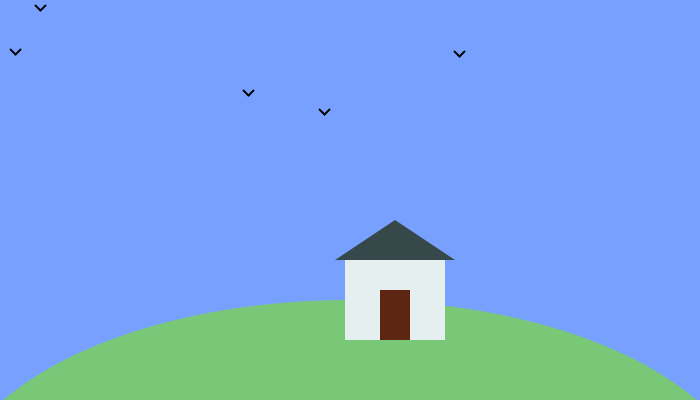
Frame 1 (no input)
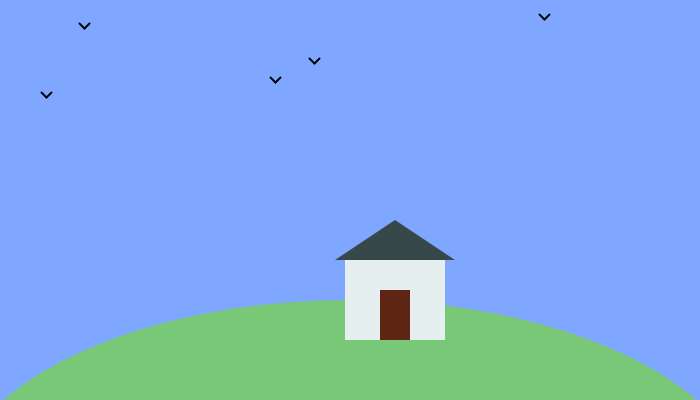
Frame 60 (the mouse pressed at the canvas centre just before this capture)
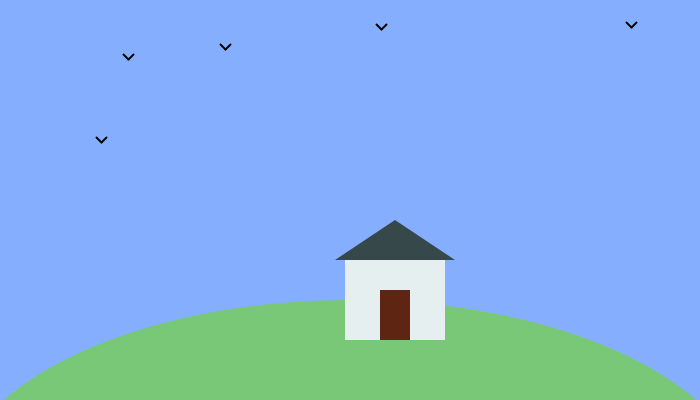
Frame 120 (the mouse held since frame 60 and released just before this capture)

The Processing sketch that drew these frames (run headless with seeded random() and noise(); from frame 60 on, the mouse is pressed at the canvas centre):

// Processing sketch: entrega
// ── entrega.pde
// Nombre: María Camila Serrato
// Descripción: El sol asciende mientras el cielo se aclara. Pajaritos vuelan libremente y rebotan en los bordes.

//Definir variables

float solY = 400; //posición donde inicia el sol
int direccionSol = -1;  // -1: sube, 1: baja
int numBirds = 5;

// Arrays -> Posición, Velocidad, Dirección

float[] birdX;
float[] birdY;

float[] velocidadX;
float[] velocidadY;

int[] direccionX;
int[] direccionY;


void setup() {
  size(700, 400);
  noStroke();

  // Definir el tamaño de los Arrays

  birdX = new float[numBirds];
  birdY = new float[numBirds];

  velocidadX = new float[numBirds];
  velocidadY = new float[numBirds];

  direccionX = new int[numBirds];
  direccionY = new int[numBirds];

  // Inicializar cada pájaro con posiciones, velocidad y dirección aleatoria

  for (int i = 0; i < numBirds; i++) {
    birdX[i] = random(width);
    birdY[i] = random(height / 2); // pájaros bajan solo hasta la mitad del canvas
    velocidadX[i] = random(0.5, 1.5);
    velocidadY[i] = random(0.5, 1);
    direccionX[i] = random(1) > 0.5 ? 1 : -1;
    direccionY[i] = random(1) > 0.5 ? 1 : -1;
  }
}

void draw() {

  // El fondo cambia de color según la posición del sol:
  // Cielo se aclara mientras el sol sube y oscurece al bajar

  float cieloBrillo = map(solY, 400, 100, 120, 210);
  background(cieloBrillo, cieloBrillo + 40, cieloBrillo + 255);

  // Sol

  fill(255, 200, 0);
  ellipse(width / 2, solY, 80, 80);
  solY += 0.4 * direccionSol;

  // Rebotar entre límites (simula amanecer y atardecer eternos)

  if (solY < 100 || solY > 400) {
    direccionSol *= -1;  // Invierte la dirección ("rebote")
  }

  // Colina

  fill(120, 200, 120);
  arc(width / 2, height + 100, 800, 400, PI, TWO_PI);

  // Variables Casa

  float casaX = width / 2 - 5;
  float casaY = height - 140;

  fill(230, 239, 239);
  rect(casaX, casaY, 100, 80);
  fill(54, 72, 74);
  triangle(casaX - 10, casaY, casaX + 50, casaY - 40, casaX + 110, casaY);
  fill(94, 38, 18);
  rect(casaX + 35, casaY + 30, 30, 50);

  // Pajaritos volando

  stroke(0);
  strokeWeight(2);

  for (int i = 0; i < numBirds; i++) {
    birdX[i] += velocidadX[i] * direccionX[i];
    birdY[i] += velocidadY[i] * direccionY[i];

    // Rebote cuando llega al extremo derecho O al extremo izquierdo

    if (birdX[i] > width                      || birdX[i] < 0) {
      direccionX[i] = direccionX[i] * -1;
    }

    // Rebote cuando llega arriba O abajo

    if (birdY[i] > height / 2     || birdY[i] < 0) {
      direccionY[i] = direccionY[i] * -1;
    }

    // Dibujar "V" del pájaro

    line(birdX[i], birdY[i], birdX[i] + 5, birdY[i] + 5);
    line(birdX[i] + 5, birdY[i] + 5, birdX[i] + 10, birdY[i]);
  }
  noStroke();
}
